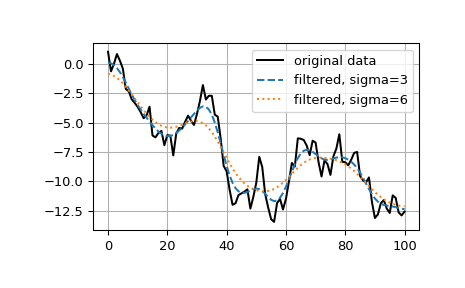

Write the Python code that produced this figure.
from scipy.ndimage import gaussian_filter1d
gaussian_filter1d([1.0, 2.0, 3.0, 4.0, 5.0], 1)
# array([ 1.42704095,  2.06782203,  3.        ,  3.93217797,  4.57295905])
gaussian_filter1d([1.0, 2.0, 3.0, 4.0, 5.0], 4)
# array([ 2.91948343,  2.95023502,  3.        ,  3.04976498,  3.08051657])
import matplotlib.pyplot as plt
np.random.seed(280490)
x = np.random.randn(101).cumsum()
y3 = gaussian_filter1d(x, 3)
y6 = gaussian_filter1d(x, 6)
plt.plot(x, 'k', label='original data')
plt.plot(y3, '--', label='filtered, sigma=3')
plt.plot(y6, ':', label='filtered, sigma=6')
plt.legend()
plt.grid()
plt.show()
